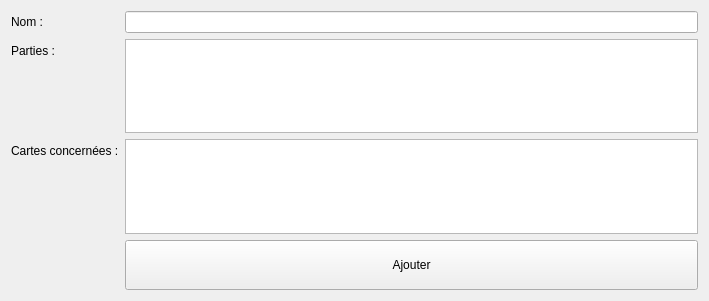
<?xml version="1.0" encoding="UTF-8"?>
<ui version="4.0">
 <class>Form</class>
 <widget class="QWidget" name="Form">
  <property name="geometry">
   <rect>
    <x>0</x>
    <y>0</y>
    <width>709</width>
    <height>301</height>
   </rect>
  </property>
  <property name="windowTitle">
   <string>Ajouter un chapitre</string>
  </property>
  <layout class="QFormLayout" name="formLayout">
   <item row="3" column="0">
    <widget class="QLabel" name="label">
     <property name="text">
      <string>Parties :</string>
     </property>
    </widget>
   </item>
   <item row="3" column="1">
    <widget class="QPlainTextEdit" name="parts"/>
   </item>
   <item row="4" column="0">
    <widget class="QLabel" name="label_2">
     <property name="text">
      <string>Cartes concernées :</string>
     </property>
    </widget>
   </item>
   <item row="4" column="1">
    <widget class="QTextEdit" name="notes"/>
   </item>
   <item row="5" column="1">
    <widget class="QPushButton" name="valid">
     <property name="minimumSize">
      <size>
       <width>0</width>
       <height>50</height>
      </size>
     </property>
     <property name="text">
      <string>Ajouter</string>
     </property>
    </widget>
   </item>
   <item row="0" column="0">
    <widget class="QLabel" name="label_3">
     <property name="text">
      <string>Nom :</string>
     </property>
    </widget>
   </item>
   <item row="0" column="1">
    <widget class="QLineEdit" name="chapter"/>
   </item>
  </layout>
 </widget>
 <resources/>
 <connections/>
</ui>
